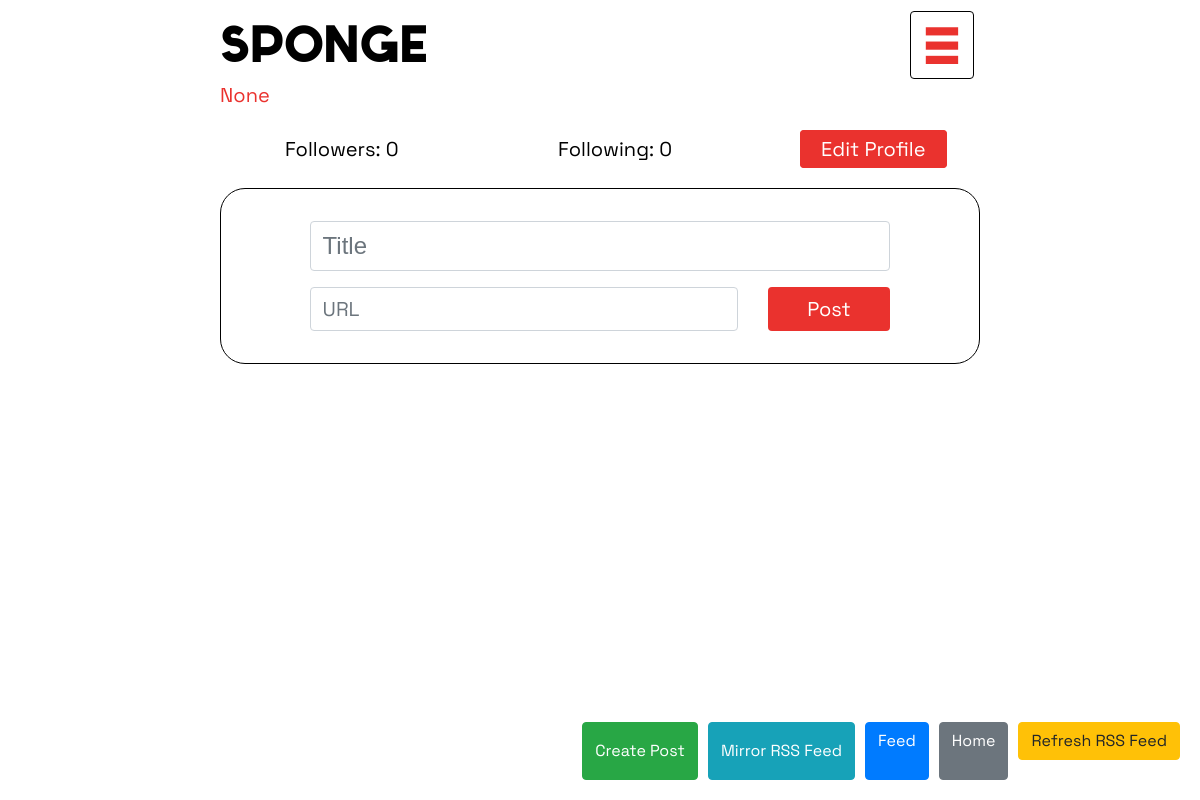
The page /Linkfeed/profile (signed in) on the database its author committed.
### Linkfeed/models.py (models this page shows, shortened)
class Profile(models.Model):
    user = models.OneToOneField(User, on_delete=models.CASCADE)
    follower = models.ManyToManyField(User, blank=True, related_name="follower_user")
    following = models.ManyToManyField(User, blank=True, related_name="following_user")
    link = models.URLField(blank=True, null=True)

class User(AbstractUser):
    pass

### Linkfeed/views.py (the view)
# urls.py: path('profile', views.current_user_profile, name='current_user_profile'),
def current_user_profile(request):
    if not request.user.is_authenticated:
        return HttpResponseRedirect(reverse("login"))
    else:
        try:
            posts = Post.objects.filter(user=request.user).order_by('-timestamp')
            profile = get_object_or_404(Profile, user=request.user)
            for post in posts:
                post.liked = post.likes.filter(id=request.user.id).exists()
            return render(request, "Linkfeed/profile.html", {"posts": posts, "profile": profile})
        except Http404:
            return render(request, "Linkfeed/profile.html", {"posts": posts, "profile": profile})

### Linkfeed/templates/Linkfeed/profile.html (shortened to what this page needs)
{% extends "Linkfeed/layouts.html" %}
{% load static %}
{% block body %}
<a href="{{profile.link}}">{{profile.link}}</a>
<div class="row my-4 d-flex justify-content-center align-items-center">
    <div class="col text-center aliing-items-center mx-5">
        <a id="followers-link" style="cursor: pointer;">Followers: {{ profile.follower.count }}</a>
    </div>
    <div class="col text-center mx-5">
        <a id="following-link" style="cursor: pointer;">Following: {{ profile.following.count }}</a>
    </div>
    <div class="col text-center mx-5 p-0">
        {% if profile.user.username == user.username %}
        <a href="#" class="follow-button" onclick="toggleEditProfilePopup()">Edit Profile</a>
        {% elif not following %}
        <a href="{% url 'follow_or_unfollow' profile.user.username %}" class="follow-button">Follow</a>
        {% endif %}
    </div>
</div>
{% if profile.user.username == user.username %}
<div class="create-post p-3">
    <form class="m-auto pt-3" id="create-post-form" method="post" action="{% url 'create_post' %}">
        <div class="post-title form-group">
            <input type="text" id="title-input" class="form-control" name="title" placeholder="Title">
        </div>
        <div class="row">
            <div class="col-9">
                <div class="post-body form-group">
                    <input type="url" id="body-input" class="form-control" name="body" placeholder="URL">
                </div>
            </div>
            <div class="col-3">
                <button type="submit" class="btn red-button" id="create-post-button">Post</button>
            </div>
        </div>
    </form>
</div>
{% endif %}
<div class="fixed-bottom">
    <button id="create-post-btn" onclick="toggleCreatePostPopup()" class="btn btn-success">Create Post</button>
    <button id="mirror-rss-feed-btn" onclick="toggleMirrorRSSFeedPopup()" class="btn btn-info">Mirror RSS Feed</button>
    <a href="{% url 'current_user_feed' %}" class="btn btn-primary">Feed</a>
    <a href="{% url 'index' %}" class="btn btn-secondary">Home</a>
    <form action="{% url 'refresh_mirrored_rss_feed' %}" method="POST" style="display: inline;">
        <button type="submit" class="btn btn-warning">Refresh RSS Feed</button>
    </form>
</div>
{% endblock body %}

### Linkfeed/templates/Linkfeed/layouts.html (shortened to what this page needs)
{%load static %}
<html lang="en">
<head>
    <link href="https://stackpath.bootstrapcdn.com/bootstrap/4.5.2/css/bootstrap.min.css" rel="stylesheet">
    <link href="{% static 'Linkfeed/style.css' %}" rel="stylesheet">
</head>
<body>
    <div class="user-profile-info">
        <div class="row">
            <div class="col-9">
                {% if request.resolver_match.url_name == 'current_user_profile' or request.resolver_match.url_name == 'profile' %}
                <h1 id="username-header" class="header">
                    <a href="{% url 'feed' profile.user.username %}">{{ profile.user.username }}</a>
                </h1>
                {% elif request.resolver_match.url_name == 'current_user_feed' or request.resolver_match.url_name == 'feed' %}
                <h1 id="username-header" class="header">
                    <a href="{% url 'profile' profile.user.username %}">{{ profile.user.username }}</a>
                </h1>
                {% else %}
                    <h1 id="username-header" class="header">
                        <a href="{% url 'landing' %}">Linkfeed</a>
                    </h1>
                {% endif %}
            </div>
            <div class="col-3 d-flex justify-content-end align-items-center">
                <button class="open-btn" id="open-btn" onclick="openNav()"><h1 id="nav-header" class="header">¬</h1></button>
            </div>
        </div>
    </div>
    {% block body %}
    {% endblock %}
</body>
</html>

### Linkfeed/static/Linkfeed/style.css (style rules this page uses)
html { scroll-behavior: smooth; }
body { max-width:40em; margin:0 auto; padding-right:1em; padding-left: 1em; font-family: Space, sans-serif; font-size:20px; line-height:30px; background-color:#fff; color:#000; font-weight: 300; overflow-y:scroll; }
h1,h2,h3,h4,dt,small,.small,dl#tweetlist dt,footer,label,#commentlist ol li cite,div.blogparent,input[type="submit"] { font-family: Nexa; font-weight:normal; font-style:normal; text-align:left; }
a { color: #EA322E; }
.red-button { background-color: #EA322E; color: white; font-size: 20px; }
.header { font-family: Sabado, sans-serif; font-size: 3.5em; padding-bottom: 10px; margin-bottom: 0px; margin-top: 10px; line-height: 80%; border-radius: .25rem; }
#nav-header { border: 1px solid black; padding-left: 12px; padding-right: 12px; }
#username-header a { color:#000; }
#open-btn { color: #EA322E; }
a.follow-button { border: 1px solid #EA322E; background-color: #EA322E; border-radius: .25rem; padding: 5px 20px 5px 20px; color: white; }
.create-post { border: 1px solid black; border-radius: 25px; }
#create-post-form { width: 80%; }
#title-input { font-size: 1.5rem; }
#body-input { font-size: 20px; }
#create-post-button { width: 100%; }
.post-title { font-family: Nexa, sans-serif; }
.post-body { z-index: 5; color:#EA322E; }

### Linkfeed/templates/Linkfeed/profile.html (style rules this page uses)
.fixed-bottom { display: flex; justify-content: flex-end; position: fixed; bottom: 20px; right: 20px; z-index: 9999; }
.fixed-bottom .btn { margin-left: 10px; }

### Linkfeed/templates/Linkfeed/layouts.html (style rules this page uses)
#open-btn { background-color: transparent; border: transparent; }

### rows shown on the page
Profile: user.username "sponge", link "None", follower.count "0", following.count "0"
